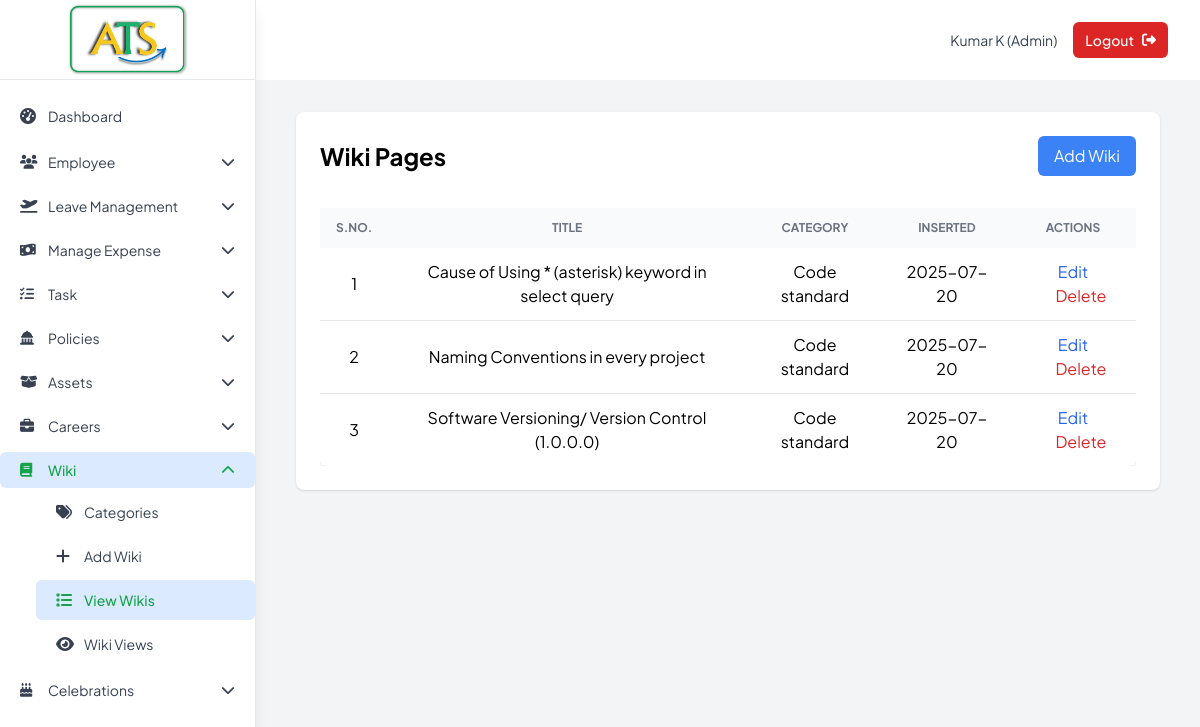
Page /admin/view_wikis (signed in) on the committed database.
### tables this page shows
CREATE TABLE TblWikiPage (
                WikiId       INTEGER PRIMARY KEY AUTOINCREMENT,
                CategoryId   INTEGER NOT NULL,
                Title        TEXT    NOT NULL,
                Descri       TEXT,
                InsertedDate DATETIME DEFAULT CURRENT_TIMESTAMP,
                RowStatus    INTEGER DEFAULT 0,
                FOREIGN KEY (CategoryId) REFERENCES TblWikiCategory(CategoryId)
            );

CREATE TABLE TblWikiCategory (
                CategoryId INTEGER PRIMARY KEY AUTOINCREMENT,
                Category   TEXT    NOT NULL,
                CatImg     TEXT,
                inserted_date DATETIME DEFAULT CURRENT_TIMESTAMP
            );

### app.py (the view)
@app.route("/admin/view_wikis")
def view_wikis():
    if "user_id" not in session or session["emp_type"] != "admin":
        return redirect(url_for("login"))
    wikis = db.get_wiki_pages()
    return render_template("view_wikis.html", wikis=wikis)

### app.py (called while the page is built)
@app.template_filter("todate")
def todate(value):
    if not value:
        return ""
    if isinstance(value, datetime):
        return value.date()
    s = str(value).strip()
    for fmt in ("%Y-%m-%d %H:%M:%S", "%Y-%m-%d"):
        try:
            return datetime.strptime(s, fmt).date()
        except ValueError:
            continue
    try:
        return datetime.strptime(s[:10], "%Y-%m-%d").date()
    except Exception:
        return s  # give up, return raw

### database.py (called while the page is built)
    def get_connection(self):
        return sqlite3.connect(self.db_name)

    def get_wiki_pages(self):
        conn = self.get_connection()
        cursor = conn.cursor()
        cursor.execute("""
            SELECT wp.WikiId, wp.Title, wp.Descri, wp.InsertedDate, wc.Category, wc.CatImg
            FROM TblWikiPage wp
            JOIN TblWikiCategory wc ON wp.CategoryId = wc.CategoryId
            WHERE wp.RowStatus = 0
            ORDER BY wp.InsertedDate DESC
        """)
        pages = cursor.fetchall()
        conn.close()
        return pages

### templates/view_wikis.html (shortened to what this page needs)
{% extends "base.html" %}
{% block content %}
<div class="max-w-6xl mx-auto px-4 sm:px-6 lg:px-2">
  <div class="bg-white shadow rounded-lg">
    <div class="px-4 py-5 sm:p-6">
      <div class="mb-8 flex justify-between items-center">
        <h1 class="text-2xl font-bold">Wiki Pages</h1>
        <a href="{{ url_for('add_wiki') }}"
           class="bg-primary text-white px-4 py-2 rounded-md hover:bg-primary-dark">
          Add Wiki
        </a>
      </div>
      <div class="overflow-x-auto">
      <table class="min-w-full bg-white rounded-md shadow">
        <thead class="bg-gray-50 text-left text-xs font-medium text-gray-500 uppercase">
          <tr>
            <th class="px-4 py-3 text-center">S.No.</th>
            <th class="px-4 py-3 text-center">Title</th>
            <th class="px-4 py-3 text-center">Category</th>
            <th class="px-4 py-3 text-center">Inserted</th>
            <th class="px-4 py-3 text-center">Actions</th>
          </tr>
        </thead>
        <tbody class="divide-y">
          {% for w in wikis %}
          <tr>
            <td class="px-4 py-3 text-center">{{ loop.index }}</td>
            <td class="px-4 py-3 text-center">{{ w[1] }}</td>
            <td class="px-4 py-3 text-center">{{ w[4] }}</td>
            <td class="px-4 py-3 text-center">{{ w[3]|todate }}</td>
            <td class="px-4 py-3 text-center">
              <a href="{{ url_for('edit_wiki', wiki_id=w[0]) }}"
                 class="text-blue-600 hover:underline">Edit</a>
              <a href="{{ url_for('delete_wiki', wiki_id=w[0]) }}"
                 onclick="return confirm('Delete {{ w[1] }}?')"
                 class="text-red-600 hover:underline ml-4">Delete</a>
            </td>
          </tr>
          {% endfor %}
        </tbody>
      </table>
      </div>
    </div>
  </div>
</div>
{% endblock %}

### templates/base.html (style rules this page uses)
html { scroll-behavior: smooth }
body { font-family: "Plus Jakarta Sans", sans-serif }

### rows in the picture
TblWikiPage: Title "Cause of Using * (asterisk) keyword in select query", Category "Code standard", InsertedDate "2025-07-20"
TblWikiPage: Title "Naming Conventions in every project", Category "Code standard", InsertedDate "2025-07-20"
TblWikiPage: Title "Software Versioning/ Version Control (1.0.0.0)", Category "Code standard", InsertedDate "2025-07-20"

### other values in the picture
{{ label }} "Dashboard Categories Add Wiki View Wikis Wiki Views"
{{ session.first_name }} "Kumar"
{{ session.last_name }} "K"
{{ session.emp_type.title() }} "Admin"
